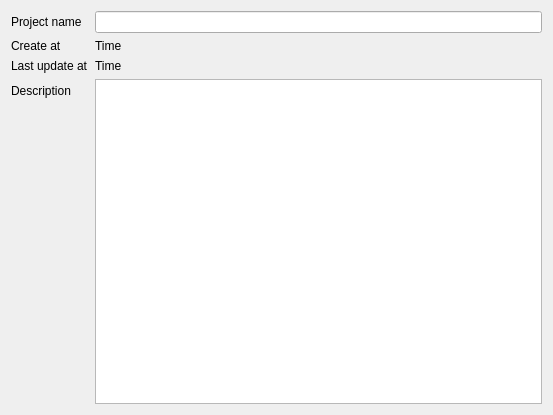
<?xml version="1.0" encoding="UTF-8"?>
<ui version="4.0">
 <class>ProjectInforSetting</class>
 <widget class="QWidget" name="ProjectInforSetting">
  <property name="geometry">
   <rect>
    <x>0</x>
    <y>0</y>
    <width>553</width>
    <height>415</height>
   </rect>
  </property>
  <property name="windowTitle">
   <string>Form</string>
  </property>
  <layout class="QVBoxLayout" name="verticalLayout">
   <item>
    <layout class="QFormLayout" name="formLayout">
     <item row="0" column="0">
      <widget class="QLabel" name="label">
       <property name="text">
        <string>Project name</string>
       </property>
      </widget>
     </item>
     <item row="1" column="0">
      <widget class="QLabel" name="label_2">
       <property name="text">
        <string>Create at</string>
       </property>
      </widget>
     </item>
     <item row="0" column="1">
      <widget class="QLineEdit" name="ledit_project_name"/>
     </item>
     <item row="1" column="1">
      <widget class="QLabel" name="lb_create_at">
       <property name="text">
        <string>Time</string>
       </property>
      </widget>
     </item>
     <item row="2" column="0">
      <widget class="QLabel" name="label_3">
       <property name="text">
        <string>Last update at</string>
       </property>
      </widget>
     </item>
     <item row="3" column="0">
      <widget class="QLabel" name="label_4">
       <property name="text">
        <string>Description</string>
       </property>
      </widget>
     </item>
     <item row="3" column="1">
      <widget class="QPlainTextEdit" name="plainText_description"/>
     </item>
     <item row="2" column="1">
      <widget class="QLabel" name="lb_update_at">
       <property name="text">
        <string>Time</string>
       </property>
      </widget>
     </item>
    </layout>
   </item>
  </layout>
 </widget>
 <resources/>
 <connections/>
</ui>
